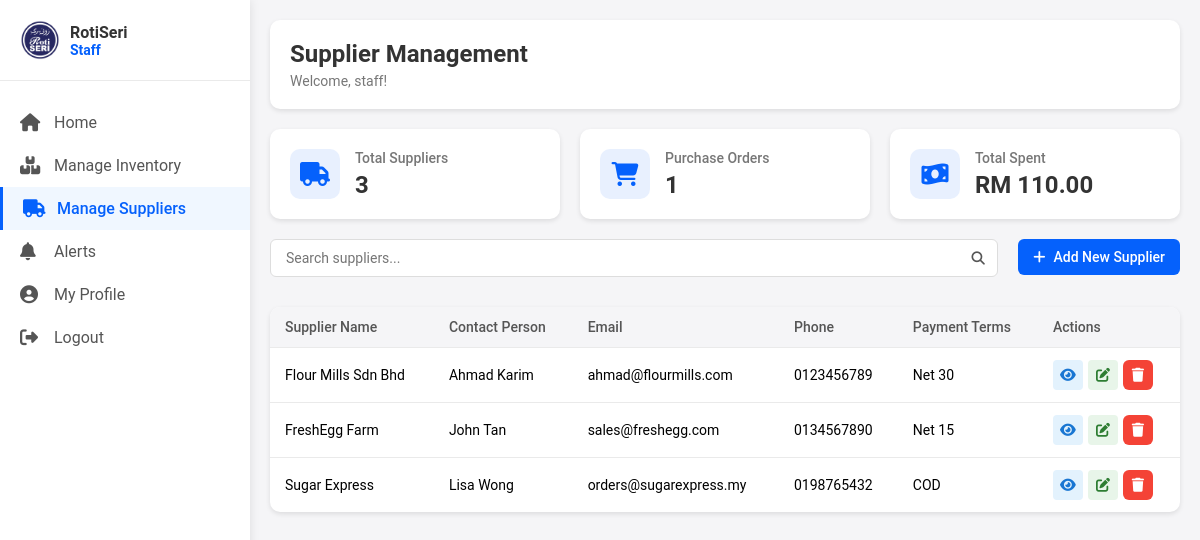
Page /staff_suppliers.php (signed in) on the committed database.
### tables this page shows
CREATE TABLE `users` (
  `userID` varchar(50) NOT NULL,
  `username` varchar(100) NOT NULL,
  `fullName` varchar(255) NOT NULL,
  `email` varchar(255) NOT NULL,
  `phoneNumber` varchar(20) NOT NULL,
  `address` text NOT NULL,
  `password` varchar(255) NOT NULL,
  `role` enum('Administrator','Inventory Manager','Bakery Staff') NOT NULL,
  `created_at` timestamp NOT NULL DEFAULT current_timestamp()
);

CREATE TABLE `suppliers` (
  `supplier_id` int(11) NOT NULL,
  `supplier_name` varchar(100) NOT NULL,
  `contact_person` varchar(100) DEFAULT NULL,
  `email` varchar(100) DEFAULT NULL,
  `phone` varchar(20) DEFAULT NULL,
  `address` text DEFAULT NULL,
  `payment_terms` varchar(100) DEFAULT NULL,
  `notes` text DEFAULT NULL,
  `created_by` varchar(50) DEFAULT NULL,
  `created_at` timestamp NOT NULL DEFAULT current_timestamp(),
  `updated_at` timestamp NOT NULL DEFAULT current_timestamp() ON UPDATE current_timestamp()
);

### staff_suppliers.php (the view, shortened to what this page needs)
<?php
include 'db_connection.php';
$userID = $_SESSION['userID'];
$sql = "SELECT fullName FROM users WHERE userID = ?";
$stmt = $conn->prepare($sql);
$stmt->bind_param("s", $userID);
$stmt->execute();
$result = $stmt->get_result();
if ($row = $result->fetch_assoc()) {
    $fullName = $row['fullName'];
} else {
    $fullName = "Staff";
}
$createTableSQL = "CREATE TABLE IF NOT EXISTS suppliers (
    supplier_id INT AUTO_INCREMENT PRIMARY KEY,
    supplier_name VARCHAR(100) NOT NULL,
    contact_person VARCHAR(100),
    email VARCHAR(100),
    phone VARCHAR(20),
    address TEXT,
    payment_terms VARCHAR(100),
    notes TEXT,
    created_by VARCHAR(50),
    created_at TIMESTAMP DEFAULT CURRENT_TIMESTAMP,
    updated_at TIMESTAMP DEFAULT CURRENT_TIMESTAMP ON UPDATE CURRENT_TIMESTAMP
)";
$conn->query($createTableSQL);
$searchTerm = isset($_GET['search']) ? $_GET['search'] : '';
$query = "SELECT * FROM suppliers WHERE 1=1";
$query .= " ORDER BY supplier_name";
$stmt = $conn->prepare($query);
$stmt->execute();
$result_suppliers = $stmt->get_result();
$countSql = "SELECT COUNT(*) as total FROM suppliers";
$countResult = $conn->query($countSql);
$totalSuppliers = $countResult->fetch_assoc()['total'];
$ordersSql = "SELECT COUNT(*) as order_count, SUM(total_amount) as total_spent
             FROM orders
             WHERE order_type = 'Purchase'";
$ordersResult = $conn->query($ordersSql);
$ordersData = $ordersResult->fetch_assoc();
$totalOrders = $ordersData['order_count'] ?? 0;
$totalSpent = $ordersData['total_spent'] ?? 0;
?>
<!DOCTYPE html>
<html lang="en">
<head>
    <link rel="stylesheet" href="staff_dashboard.css">
    <link rel="stylesheet" href="staff_suppliers.css">
    <link rel="stylesheet" href="https://cdnjs.cloudflare.com/ajax/libs/font-awesome/6.5.1/css/all.min.css">
</head>
<body>
    <div class="sidebar">
        <div class="sidebar-header">
            <div class="logo-container">
                <img src="image/icon/logo.png" alt="Roti Seri Logo" class="logo">
                <div class="company-text">
                    <span class="company-name">RotiSeri</span>
                    <span class="company-role">Staff</span>
                </div>
            </div>
        </div>
        <nav class="sidebar-nav">
            <a href="staff_dashboard.php" class="nav-item">
                <i class="fas fa-home"></i>
                <span>Home</span>
            </a>
            <a href="staff_manageinventory.php" class="nav-item">
                <i class="fas fa-boxes"></i>
                <span>Manage Inventory</span>
            </a>
            <a href="staff_suppliers.php" class="nav-item active">
                <i class="fas fa-truck"></i>
                <span>Manage Suppliers</span>
            </a>
            <a href="staff_alerts.php" class="nav-item">
                <i class="fas fa-bell"></i>
                <span>Alerts</span>
            </a>
            <a href="profile.php" class="nav-item">
                <i class="fas fa-user-circle"></i>
                <span>My Profile</span>
            </a>
            <a href="logout.php" class="nav-item">
                <i class="fas fa-sign-out-alt"></i>
                <span>Logout</span>
            </a>
        </nav>
    </div>
    <div class="main-content">
        <div class="header">
            <div class="welcome-container">
                <h1>Supplier Management</h1>
                <p>Welcome, <?php echo htmlspecialchars($fullName); ?>!</p>
            </div>
        </div>
        <div class="dashboard-stats">
            <div class="stat-card">
                <div class="stat-icon">
                    <i class="fas fa-truck"></i>
                </div>
                <div class="stat-info">
                    <h3>Total Suppliers</h3>
                    <p><?php echo $totalSuppliers; ?></p>
                </div>
            </div>
            <div class="stat-card">
                <div class="stat-icon">
                    <i class="fas fa-shopping-cart"></i>
                </div>
                <div class="stat-info">
                    <h3>Purchase Orders</h3>
                    <p><?php echo $totalOrders; ?></p>
                </div>
            </div>
            <div class="stat-card">
                <div class="stat-icon">
                    <i class="fas fa-money-bill-wave"></i>
                </div>
                <div class="stat-info">
                    <h3>Total Spent</h3>
                    <p>RM <?php echo number_format($totalSpent, 2); ?></p>
                </div>
            </div>
        </div>
        <div class="supplier-actions">
            <div class="search-filters">
                <form method="GET" action="staff_suppliers.php">
                    <div class="search-bar">
                        <input type="text" name="search" placeholder="Search suppliers..." value="<?php echo htmlspecialchars($searchTerm); ?>">
                        <button type="submit"><i class="fas fa-search"></i></button>
                    </div>
                </form>
            </div>
            <button class="add-supplier-btn" onclick="showAddModal()">
                <i class="fas fa-plus"></i> Add New Supplier
            </button>
        </div>
        <div class="supplier-table-container">
            <table class="supplier-table">
                <thead>
                    <tr>
                        <th>Supplier Name</th>
                        <th>Contact Person</th>
                        <th>Email</th>
                        <th>Phone</th>
                        <th>Payment Terms</th>
                        <th>Actions</th>
                    </tr>
                </thead>
                <tbody>
                    <?php if ($result_suppliers->num_rows > 0): ?>
                        <?php while ($supplier = $result_suppliers->fetch_assoc()): ?>
                            <tr>
                                <td><?php echo htmlspecialchars($supplier['supplier_name']); ?></td>
                                <td><?php echo htmlspecialchars($supplier['contact_person']); ?></td>
                                <td><?php echo htmlspecialchars($supplier['email']); ?></td>
                                <td><?php echo htmlspecialchars($supplier['phone']); ?></td>
                                <td><?php echo htmlspecialchars($supplier['payment_terms']); ?></td>
                                <td>
                                    <div class="action-buttons">
                                        <button class="action-btn view-btn" title="View Details"
                                                onclick="viewSupplierDetails(<?php echo htmlspecialchars(json_encode($supplier)); ?>)">
                                            <i class="fas fa-eye"></i>
                                        </button>
                                        <button class="action-btn edit-btn" title="Edit Supplier"
                                                onclick="showEditModal(<?php echo htmlspecialchars(json_encode($supplier)); ?>)">
                                            <i class="fas fa-edit"></i>
                                        </button>
                                        <button class="action-btn delete-btn" title="Delete Supplier"
                                                onclick="confirmDelete(<?php echo $supplier['supplier_id']; ?>, '<?php echo addslashes($supplier['supplier_name']); ?>')">
                                            <i class="fas fa-trash"></i>
                                        </button>
                                    </div>
                                </td>
                            </tr>
                        <?php endwhile; ?>
                    <?php else: ?>
                        <tr>
                            <td colspan="6" class="no-data">No suppliers found matching your criteria</td>
                        </tr>
                    <?php endif; ?>
                </tbody>
            </table>
        </div>
    </div>
</body>
</html>

### staff_dashboard.css (style rules this page uses)
* { margin: 0; padding: 0; box-sizing: border-box; font-family: 'Roboto', sans-serif; }
body { background-color: #f5f5f7; display: flex; min-height: 100vh; }
.sidebar { width: 250px; background-color: #ffffff; min-height: 100vh; position: fixed; top: 0; left: 0; box-shadow: 0 0 10px rgba(0, 0, 0, 0.1); display: flex; flex-direction: column; z-index: 1000; }
.sidebar-header { padding: 20px; border-bottom: 1px solid #eaeaea; }
.logo-container { display: flex; align-items: center; gap: 10px; }
.logo { width: 40px; height: 40px; }
.company-text { display: flex; flex-direction: column; }
.company-name { font-weight: 600; font-size: 16px; color: #333; }
.company-role { font-weight: 600; font-size: 14px; color: #0561FC; }
.sidebar-nav { display: flex; flex-direction: column; padding: 20px 0; flex-grow: 1; }
.nav-item { display: flex; align-items: center; padding: 12px 20px; color: #555; text-decoration: none; position: relative; transition: all 0.3s ease; }
.nav-item i { margin-right: 10px; font-size: 18px; width: 24px; }
.nav-item.active { color: #0561FC; background-color: #f0f7ff; font-weight: 500; border-left: 3px solid #0561FC; }
.main-content { flex: 1; margin-left: 250px; padding: 20px; overflow-x: hidden; }
.header { background-color: #ffffff; border-radius: 10px; padding: 20px; margin-bottom: 20px; box-shadow: 0 2px 5px rgba(0, 0, 0, 0.1); display: flex; justify-content: space-between; align-items: center; }
.welcome-container h1 { font-size: 24px; color: #333; margin-bottom: 5px; }
.welcome-container p { color: #777; font-size: 14px; }
.dashboard-stats { display: grid; grid-template-columns: repeat(auto-fit, minmax(240px, 1fr)); gap: 20px; margin-bottom: 20px; }
.stat-card { background-color: #ffffff; border-radius: 10px; box-shadow: 0 2px 5px rgba(0, 0, 0, 0.1); padding: 20px; display: flex; align-items: center; gap: 15px; transition: transform 0.3s ease; }
.stat-icon { width: 50px; height: 50px; border-radius: 10px; background-color: #e8f0fe; display: flex; justify-content: center; align-items: center; color: #0561FC; font-size: 24px; }
.stat-info h3 { font-size: 14px; color: #777; margin-bottom: 5px; font-weight: 500; }
.stat-info p { font-size: 24px; color: #333; font-weight: 600; }

### staff_suppliers.css (style rules this page uses)
.supplier-actions { margin-bottom: 20px; display: flex; justify-content: space-between; align-items: flex-start; gap: 20px; flex-wrap: wrap; }
.search-filters { flex: 1; min-width: 300px; }
.search-bar { position: relative; margin-bottom: 10px; }
.search-bar input { width: 100%; padding: 10px 15px; padding-right: 40px; border: 1px solid #ddd; border-radius: 6px; font-size: 14px; }
.search-bar button { position: absolute; right: 0; top: 0; height: 100%; width: 40px; background: none; border: none; color: #555; cursor: pointer; }
.add-supplier-btn { padding: 10px 15px; background-color: #0561FC; color: white; border: none; border-radius: 6px; font-size: 14px; font-weight: 500; cursor: pointer; display: flex; align-items: center; gap: 8px; transition: background-color 0.3s ease; }
.supplier-table-container { background-color: white; border-radius: 10px; box-shadow: 0 2px 5px rgba(0, 0, 0, 0.1); overflow: auto; margin-bottom: 20px; }
.supplier-table { width: 100%; border-collapse: collapse; font-size: 14px; }
.supplier-table th, .supplier-table td { padding: 12px 15px; text-align: left; border-bottom: 1px solid #eaeaea; }
.supplier-table th { background-color: #f5f5f7; font-weight: 500; color: #555; position: sticky; top: 0; z-index: 1; }
.supplier-table tr:last-child td { border-bottom: none; }
.action-buttons { display: flex; gap: 5px; }
.action-btn { width: 30px; height: 30px; border-radius: 4px; display: flex; justify-content: center; align-items: center; border: none; cursor: pointer; font-size: 14px; transition: all 0.2s ease; }
.view-btn { background-color: #e3f2fd; color: #1976d2; }
.edit-btn { background-color: #e8f5e9; color: #2e7d32; }
.delete-btn { background-color: #feebee; color: #c62828; }
.save-btn, .cancel-btn, .delete-btn, .close-btn { padding: 10px 15px; border-radius: 6px; font-size: 14px; font-weight: 500; cursor: pointer; transition: all 0.2s ease; }
.delete-btn { background-color: #f44336; color: white; border: none; }

### rows in the picture
users: fullName "staff"
suppliers: supplier_name "Flour Mills Sdn Bhd", contact_person "Ahmad Karim", email "ahmad@flourmills.com", phone "0123456789", payment_terms "Net 30"
suppliers: supplier_name "FreshEgg Farm", contact_person "John Tan", email "sales@freshegg.com", phone "0134567890", payment_terms "Net 15"
suppliers: supplier_name "Sugar Express", contact_person "Lisa Wong", email "orders@sugarexpress.my", phone "0198765432", payment_terms "COD"

### other values in the picture
$totalSuppliers "3"
$totalOrders "1"
$totalSpent "110.00"
